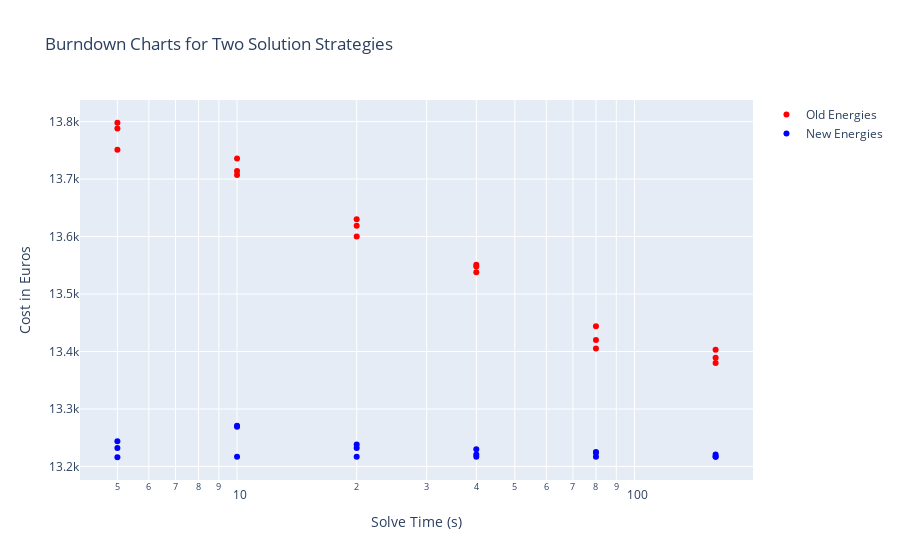

The notebook cell this image was saved under:
### Code cell
# An quick interactive scatterplot with Plotly, can be saved as an HTML file to preserve interactivity.
import plotly.graph_objects as go

fig = go.Figure()

fig.add_trace(go.Scatter(x=times_exp,y=best_old_energies_exp, mode="markers", marker={"color":"red"}, name="Old Energies"))

fig.add_trace(go.Scatter(x=times_exp, y=best_new_energies_exp, mode="markers", marker={"color":"blue"}, name="New Energies"))

fig.update_layout(title="Burndown Charts for Two Solution Strategies",
                  xaxis_title="Solve Time (s)",
                  yaxis_title="Cost in Euros",
                  xaxis_type="log"
                 )

fig.show()

### Figure 1 — Plotly figure (JSON) as saved in the notebook; plotly's stock layout.template omitted (floating-point values rounded to 4 significant figures)
{"data": [{"marker": {"color": "red"}, "mode": "markers", "name": "Old Energies", "type": "scatter", "x": [5, 5, 5, 10, 10, 10, 20, 20, 20, 40, 40, 40, 80, 80, 80, 160, 160, 160], "y": [13798, 13788, 13751, 13714, 13736, 13707, 13600, 13619, 13630, 13551, 13538, 13548, 13444, 13420, 13405, 13380, 13403, 13389]}, {"marker": {"color": "blue"}, "mode": "markers", "name": "New Energies", "type": "scatter", "x": [5, 5, 5, 10, 10, 10, 20, 20, 20, 40, 40, 40, 80, 80, 80, 160, 160, 160], "y": [13232, 13244, 13216, 13217, 13269, 13271, 13217, 13238, 13232, 13230, 13217, 13221, 13217, 13225, 13224, 13221, 13217, 13217]}], "layout": {"title": {"text": "Burndown Charts for Two Solution Strategies"}, "xaxis": {"title": {"text": "Solve Time (s)"}, "type": "log"}, "yaxis": {"title": {"text": "Cost in Euros"}}}}
